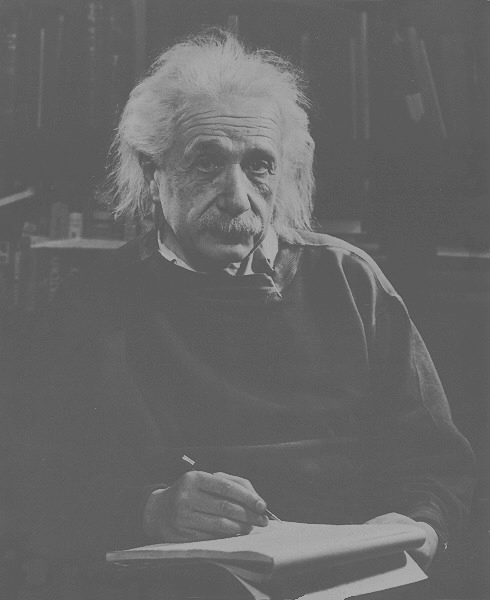
#> input picture Histogram/einstein-low-contrast.tif, 490 x 600 px
$ python dipHW2.py
#> lines starting #> are read from the running program, lines starting #| are printed output that depends on the picture
import cv2
import numpy as np
import matplotlib.pyplot as plt

def split(img):
    retR = implement(img[:,:,0])
    retG = implement(img[:,:,1])
    retB = implement(img[:,:,2])
    ret = np.dstack((retR,retG,retB))
    #original image is modified because pointer transfer
    #cv2.imwrite('newColor.png', ret)
    return ret

def implement(imgGray):
    #smaller Image fasten running
    #imgGray = cv2.resize(imgGray, (0, 0), fx = 0.1, fy = 0.1)
    [M,N] = imgGray.shape
    oneDimgGray = [element for row in imgGray for element in row]
    pixelNumbers = [0] * 256
    for i in range(len(oneDimgGray)):
        pixelNumbers[oneDimgGray[i]] += 1
    fig = plt.figure()
    ax1 = fig.add_subplot(121)
    ax2 = fig.add_subplot(122)
    ##get transform
    ElementNumber = M*N
    pixelProbability = [a/(M*N) for a in pixelNumbers]
    transform = [0]*256
    for k in range(len(transform)):
        temp = sum([pixelProbability[j] for j in range(0,k+1)])
        transform[k] = (256-1)*(temp)
    print(transform)
    oneDtrans = [transform[a] for a in oneDimgGray]
    [n1,bins1,patches1]=ax1.hist(oneDimgGray,30,density=True)
    [n2,bins2,patches2]=ax2.hist(oneDtrans,30,density=True)
    for i in range(len(imgGray)):
        for j in range(len(imgGray[0])):
            imgGray[i][j] = transform[imgGray[i][j]]
    return imgGray

    # [7 lines of commented-out code are left out]

def CallLibrary(img):
    imgGray = cv2.cvtColor(img, cv2.COLOR_BGR2GRAY)
    equ = cv2.equalizeHist(imgGray)
    #res = np.hstack((imgGray,equ)) #stacking images side-by-side
    return equ

def CLAHE(img):
    imgGray = cv2.cvtColor(img, cv2.COLOR_BGR2GRAY)
    clahe = cv2.createCLAHE(clipLimit=8.0, tileGridSize=(24,24))
    cl1 = clahe.apply(imgGray)
    return cl1


if __name__ == '__main__':
    img = cv2.imread('einstein-low-contrast.tif')
#> img is the input picture: shape (600, 490, 3); min 74, max 178, mean 102.4
    retSplit = split(img[:])
#> in implement, `oneDimgGray = [element for row in imgGray for element in row]`: oneDimgGray = 294000 items
#> after the loop in implement, `for i in range(len(oneDimgGray)):`: pixelNumbers = 256 values, max 42848 at index 95, min 0 at index 0, mean 1148.4
#> in implement, `pixelProbability = [a/(M*N) for a in pixelNumbers]`: pixelProbability = 256 values, max 0.146 at index 95, min 0 at index 0, mean 0.00391
#> after the loop in implement, `for k in range(len(transform)):`: transform = 256 values from 0 to 255
#> (printed output is left out)
#> in implement, `oneDtrans = [transform[a] for a in oneDimgGray]`: oneDtrans = 294000 items
#> in implement, `[n1,bins1,patches1]=ax1.hist(oneDimgGray,30,density=True)`: n1 = 30 values, max 0.0837 at index 5, min 1.47e-05 at index 0, mean 0.00962; bins1 = 31 values from 74 to 178; patches1 = 30 items
#> in implement, `[n2,bins2,patches2]=ax2.hist(oneDtrans,30,density=True)`: n2 = 30 values, max 0.0171 at index 19, min 0 at index 3, mean 0.00392; bins2 = 31 values from 0.00173 to 255; patches2 = 30 items
#> after the loop in implement, `for i in range(len(imgGray)):`:
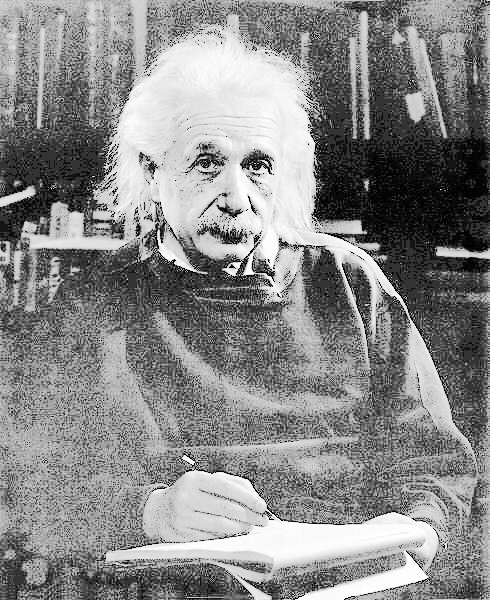
#> imgGray: shape (600, 490); min 0, max 255, mean 136.2
#> (printed output is left out)
#> (printed output is left out)
    lib = CallLibrary(img[:])
    cli = CLAHE(img[:])
#> in CLAHE, `cl1 = clahe.apply(imgGray)`:
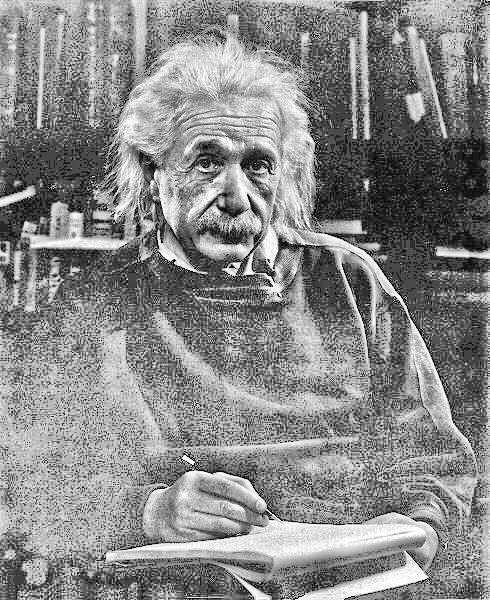
#> cl1: shape (600, 490); min 1, max 255, mean 135.7
    cv2.imwrite('split.png', retSplit)
    cv2.imwrite('lib.png', lib)
    cv2.imwrite('cli.png', cli)
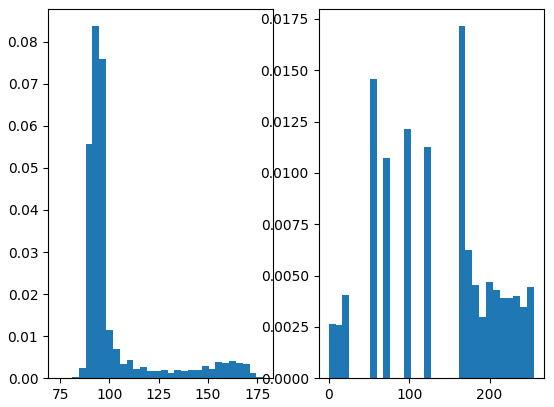
#> figure drawn by matplotlib, 2 panels; panel 1: tallest bar 0.0837 high, from x = 91.33 to 94.8; panel 2: tallest bar 0.0171 high, from x = 161.5 to 170
